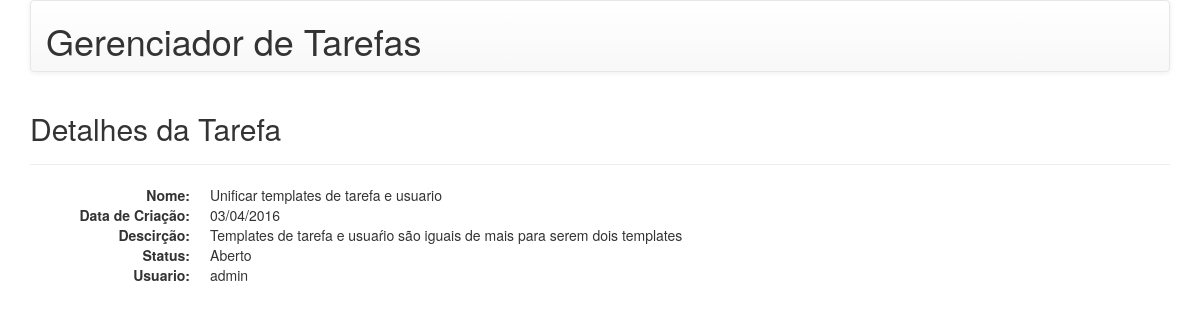
Page /todo/tarefas/2/ (signed in) on the committed database.
### todo/models.py (models this page shows)
class Tarefa(Model):
    nome = CharField(max_length=50)
    descricao = TextField(verbose_name='descrição')
    data_criacao = DateField(auto_now_add=True, verbose_name='data de criação')
    data_execucao = DateField(null=True, blank=True, verbose_name='data de execução')
    executado = BooleanField(default=False)
    usuario = ForeignKey(User, verbose_name="usuário")
    class Meta:
        ordering = ['-data_criacao', 'executado']

### todo/views.py (the view)
# urls.py: url(r'^tarefas/(?P<pk>\d+)/$', login_required(TarefaDetalhe.as_view())),
class TarefaDetalhe(DetailView):
    model = Tarefa

### todo/templates/todo/tarefa_detail.html (shortened to what this page needs)
{% extends 'base.html' %}
{% block conteudo %}
    <div class="page-header">
        <h2>Detalhes da Tarefa</h2>
    </div>
    <dl class="dl-horizontal">
        <dt>Nome:</dt>
        <dd>{{ object.nome }}</dd>
        <dt>Data de Criação:</dt>
        <dd>{{ object.data_criacao|date:"d/m/Y"}} </dd>
        <dt>Descirção:</dt>
        <dd>{{ object.descricao }}</dd>
        <dt>Status:</dt>
        <dd>{% if object.status %}Finalizado{% else %}Aberto{% endif %} </dd>
        <dt>Usuario:</dt>
        <dd>{{ object.usuario }}</dd>
    </dl>
{% endblock %}

### rows in the picture
Tarefa: nome "Unificar templates de tarefa e usuario", data_criacao "03/04/2016", descricao "Templates de tarefa e usuaŕio são iguais de mais para serem dois templates", usuario "admin"
